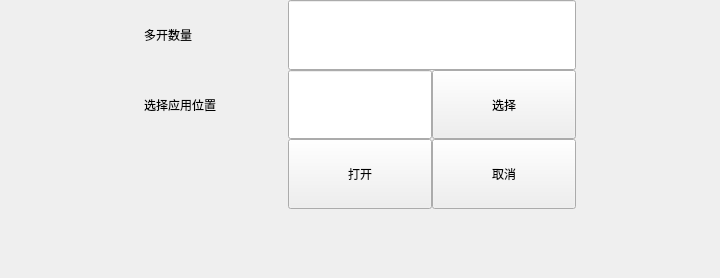
<?xml version="1.0" encoding="UTF-8"?>
<ui version="4.0">
 <class>Launcher</class>
 <widget class="QWidget" name="Launcher">
  <property name="geometry">
   <rect>
    <x>0</x>
    <y>0</y>
    <width>720</width>
    <height>278</height>
   </rect>
  </property>
  <property name="windowTitle">
   <string>Launcher</string>
  </property>
  <layout class="QGridLayout" name="gridLayout_2" rowstretch="3,1" columnstretch="1,3,1">
   <property name="leftMargin">
    <number>0</number>
   </property>
   <property name="topMargin">
    <number>0</number>
   </property>
   <property name="rightMargin">
    <number>0</number>
   </property>
   <property name="bottomMargin">
    <number>0</number>
   </property>
   <property name="spacing">
    <number>0</number>
   </property>
   <item row="0" column="0">
    <spacer name="horizontalSpacer">
     <property name="orientation">
      <enum>Qt::Horizontal</enum>
     </property>
     <property name="sizeHint" stdset="0">
      <size>
       <width>40</width>
       <height>20</height>
      </size>
     </property>
    </spacer>
   </item>
   <item row="0" column="2">
    <spacer name="horizontalSpacer_2">
     <property name="orientation">
      <enum>Qt::Horizontal</enum>
     </property>
     <property name="sizeHint" stdset="0">
      <size>
       <width>40</width>
       <height>20</height>
      </size>
     </property>
    </spacer>
   </item>
   <item row="0" column="1">
    <layout class="QGridLayout" name="gridLayout">
     <property name="spacing">
      <number>0</number>
     </property>
     <item row="0" column="0">
      <widget class="QLabel" name="label">
       <property name="sizePolicy">
        <sizepolicy hsizetype="Preferred" vsizetype="Preferred">
         <horstretch>0</horstretch>
         <verstretch>0</verstretch>
        </sizepolicy>
       </property>
       <property name="text">
        <string>多开数量</string>
       </property>
      </widget>
     </item>
     <item row="0" column="1" colspan="2">
      <widget class="QLineEdit" name="lineCount">
       <property name="sizePolicy">
        <sizepolicy hsizetype="Preferred" vsizetype="Preferred">
         <horstretch>0</horstretch>
         <verstretch>0</verstretch>
        </sizepolicy>
       </property>
      </widget>
     </item>
     <item row="1" column="0">
      <widget class="QLabel" name="label_2">
       <property name="sizePolicy">
        <sizepolicy hsizetype="Preferred" vsizetype="Preferred">
         <horstretch>0</horstretch>
         <verstretch>0</verstretch>
        </sizepolicy>
       </property>
       <property name="text">
        <string>选择应用位置</string>
       </property>
      </widget>
     </item>
     <item row="1" column="1" colspan="2">
      <layout class="QHBoxLayout" name="horizontalLayout">
       <item>
        <widget class="QLineEdit" name="lineFilePath">
         <property name="sizePolicy">
          <sizepolicy hsizetype="Preferred" vsizetype="Preferred">
           <horstretch>0</horstretch>
           <verstretch>0</verstretch>
          </sizepolicy>
         </property>
        </widget>
       </item>
       <item>
        <widget class="QPushButton" name="btnSelectPath">
         <property name="sizePolicy">
          <sizepolicy hsizetype="Preferred" vsizetype="Preferred">
           <horstretch>0</horstretch>
           <verstretch>0</verstretch>
          </sizepolicy>
         </property>
         <property name="text">
          <string>选择</string>
         </property>
        </widget>
       </item>
      </layout>
     </item>
     <item row="2" column="1">
      <widget class="QPushButton" name="btnSubmit">
       <property name="sizePolicy">
        <sizepolicy hsizetype="Preferred" vsizetype="Preferred">
         <horstretch>0</horstretch>
         <verstretch>0</verstretch>
        </sizepolicy>
       </property>
       <property name="text">
        <string>打开</string>
       </property>
      </widget>
     </item>
     <item row="2" column="2">
      <widget class="QPushButton" name="btnCancel">
       <property name="sizePolicy">
        <sizepolicy hsizetype="Preferred" vsizetype="Preferred">
         <horstretch>0</horstretch>
         <verstretch>0</verstretch>
        </sizepolicy>
       </property>
       <property name="text">
        <string>取消</string>
       </property>
      </widget>
     </item>
    </layout>
   </item>
   <item row="1" column="1">
    <spacer name="verticalSpacer">
     <property name="orientation">
      <enum>Qt::Vertical</enum>
     </property>
     <property name="sizeHint" stdset="0">
      <size>
       <width>20</width>
       <height>40</height>
      </size>
     </property>
    </spacer>
   </item>
  </layout>
 </widget>
 <resources/>
 <connections/>
</ui>
